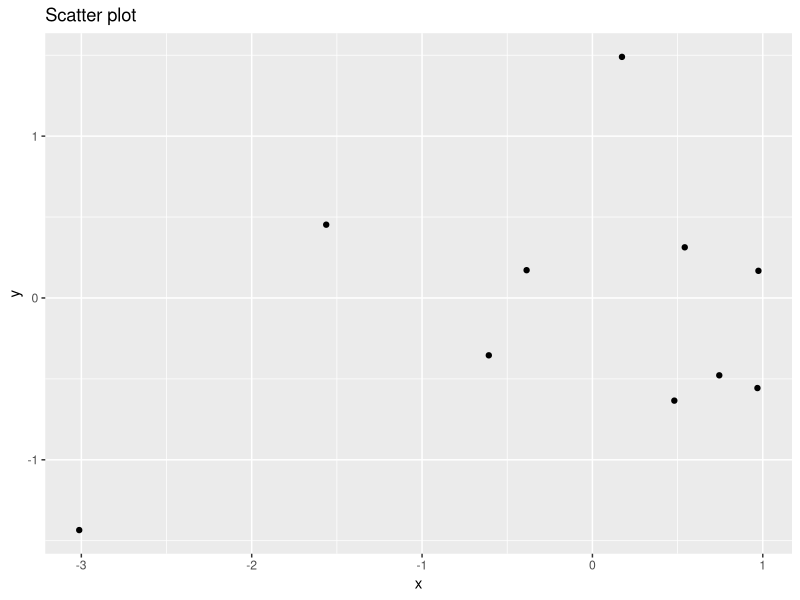
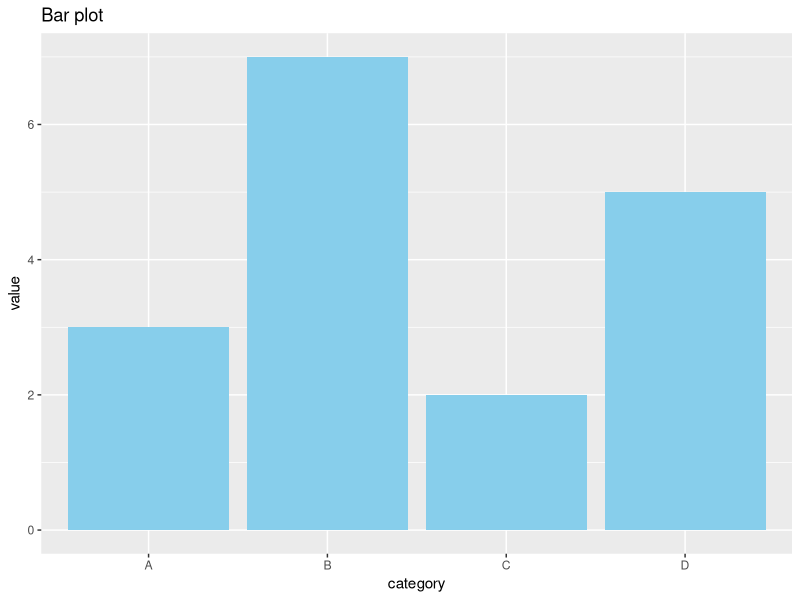
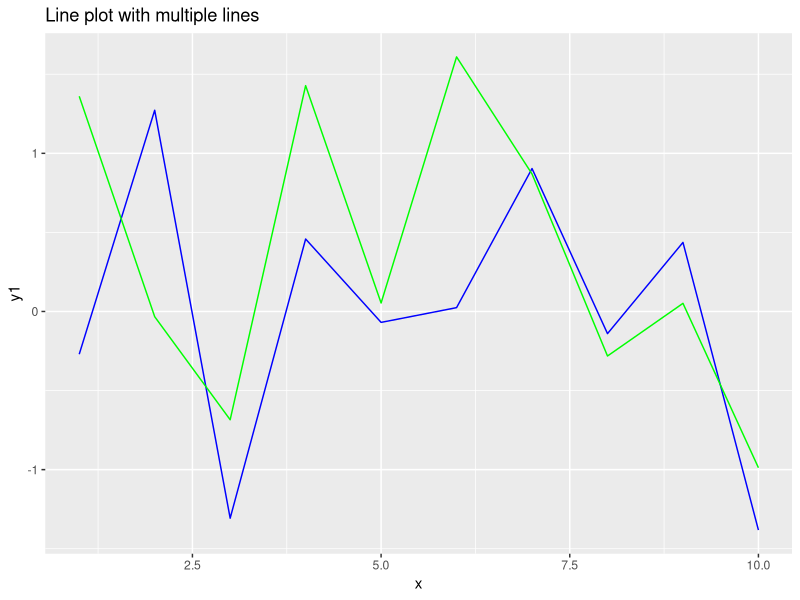
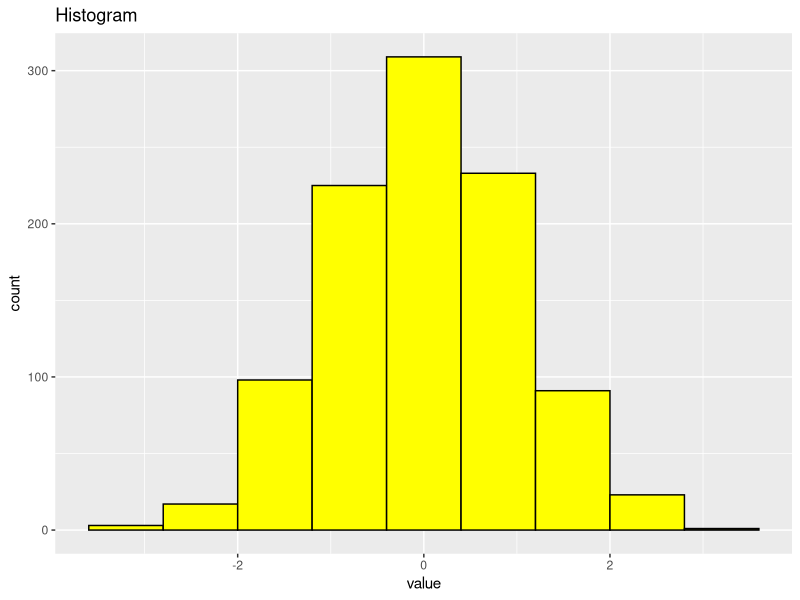
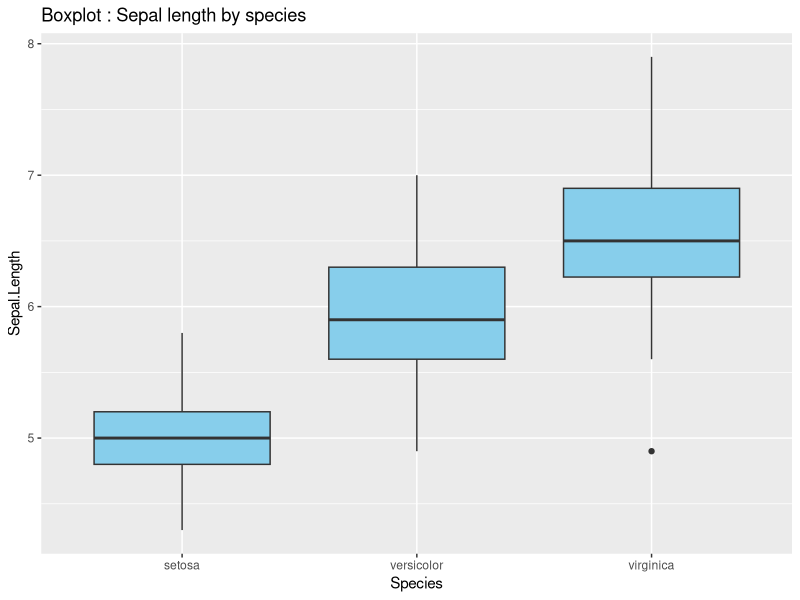
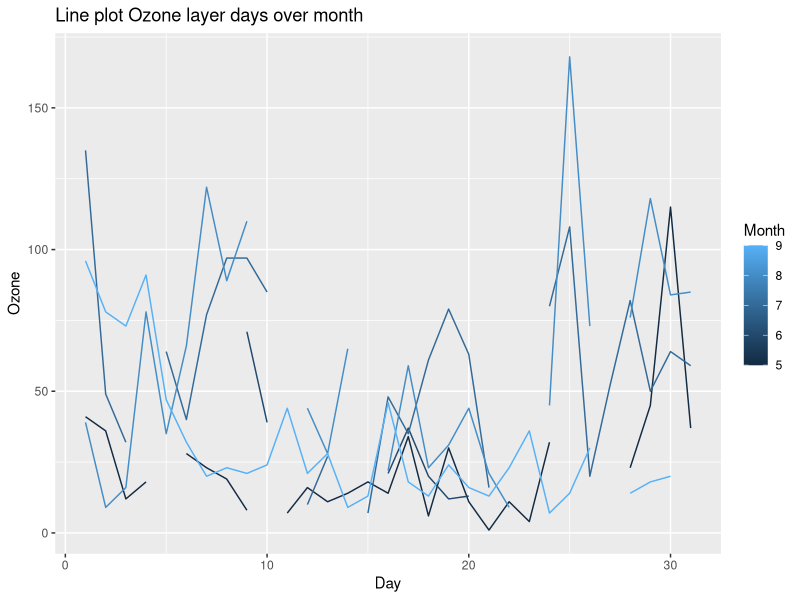

Generate these figures, in order, with R: (Note: this script raises an error after producing the figures.)
install.packages("ggplot2")
library(ggplot2)
 # Sample data
data <- data.frame(x = rnorm(10), y= rnorm(10))

# Scatter plot
ggplot(data, aes(x,y)) +
  geom_point() + 
  ggtitle("Scatter plot")


#Bar plot

data <-  data.frame(category = c("A", "B", "C", "D"), value = c(3,7,2,5))

ggplot(data, aes(x= category,  y= value)) +
  geom_bar(stat = "identity", fill = "skyblue") +
  ggtitle("Bar plot")


# Line plot

data <- data.frame(x =1:10, y1= rnorm(10), y2=rnorm(10))


ggplot(data, aes(x)) +
  geom_line(aes(y = y1), color="blue") +
  geom_line(aes(y = y2), color= "green") +
  ggtitle("Line plot with multiple lines")


# program4 

data <-  data.frame(value = rnorm(1000))
# Histogram
ggplot(data, aes(x = value)) +
  geom_histogram(binwidth = 0.8, fill="yellow", colour="black") +
  ggtitle("Histogram")


# plot1 dataset
install.packages("datasets")
library(datasets)
data("iris")
ggplot(iris, aes(x = Species, y=Sepal.Length)) +
  geom_boxplot(fill="skyblue") +
  ggtitle("Boxplot : Sepal length by species")

# plot for dataset2

data("airquality")

ggplot(airquality, aes(x= Day, y= Ozone, group= Month, color = Month)) +
         geom_line() +
         ggtitle("Line plot Ozone layer days over month")
       
# PLot for dataset4
install.packages("gridExtra")
library(gridExtra)

p1 <-  ggplot()


######
install.packages("tidyverse")
data <- mtcars
data <- filter(data,cyl==6)
data <- select(data,mpg,wt)
print(data)


data <- mtcars %>% filter(cyl==6) %>% select(mpg,wt)
print(data)


## program(using gather to change wide data to long) 

data <- data.frame(ID = c(1,2,3), Jan = c(10,15,20), Feb = c(20,13,14))
print(data)

long_data <- gather(data, key = "Month", value ="Values", -ID)
print(long_data)


### Summarise data for data manipulation for filter

summarised_data <- iris %>% filter(Species =="setosa") %>% 
  summarise(avg_sep_length <- mean(Sepal.Length),
            ava_sep_width <- mean(Sepal.Width))

print(summarised_data)

## group by 

grouped_data <- iris %>% group_by(Species)%>% 
  summarise(avg_sep_length <- mean(Sepal.Length),
            ava_sep_width <- mean(Sepal.Width))

### grouped to long
reshaped_data <- iris %>% gather(key="Variable", value="Values", -Species)
print(reshaped_data)

print(grouped_data)


